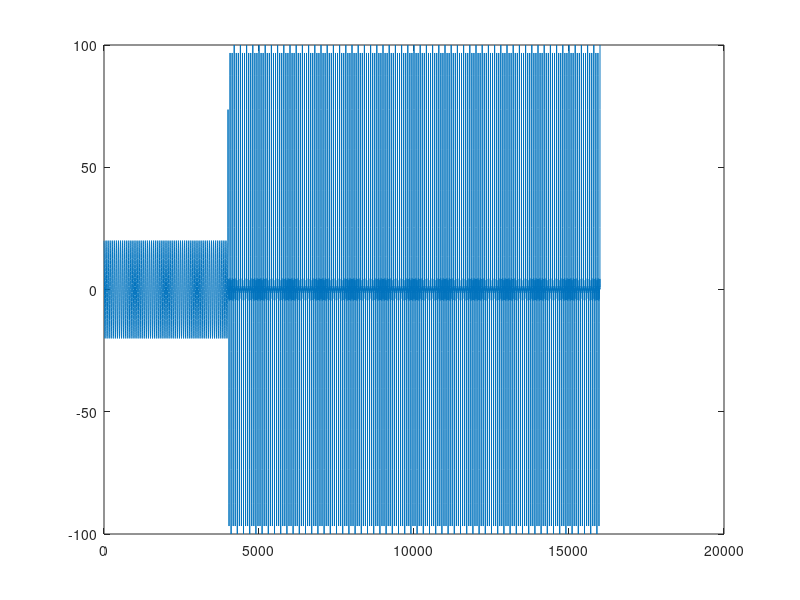

Reproduce this figure in MATLAB.
clear
clc
close all
Fs = 4000;
t = 1/Fs:1/Fs:4;
t1 = 1/Fs:1/Fs:1;
k = 1;
for i = 1:2:20
   F(k) = 60 * i;
   A(k) = 20 - i;
   k = k + 1;
end
signal = 0;
for i = 1:10
   signal = signal + A(i)*cos(2*pi*F(i).*t); 
end
signal(1:4000) = 20*cos(2*pi*60.*t1);
figure,
plot(signal)